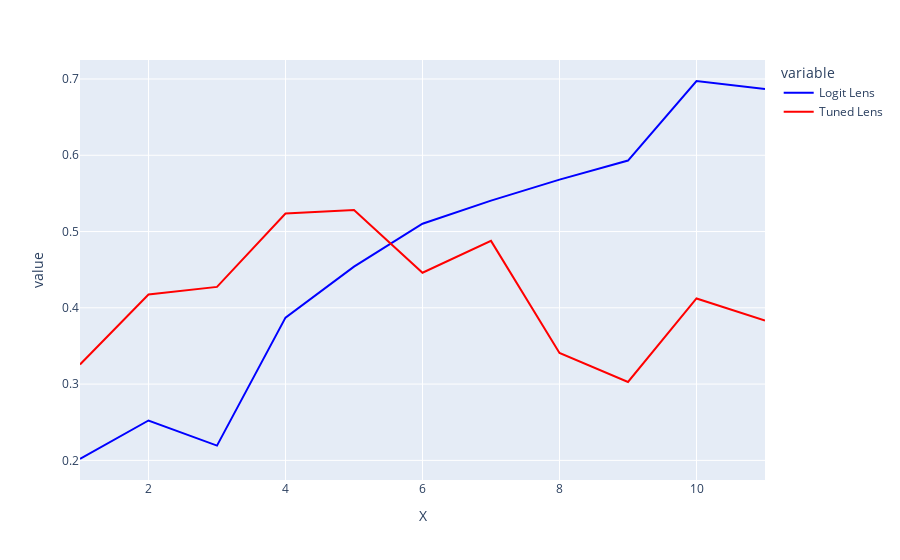

Source (notebook cell):
### Code cell
import torch
import plotly.express as px

# Create PyTorch tensors
tensor1 = torch.mean(simil_logit_lens, dim=0)
tensor2 = torch.mean(simil_tuned_lens, dim=0)

# Create a DataFrame with the data
import pandas as pd
df = pd.DataFrame({
    'X': range(1, len(tensor1) + 1),
    'Logit Lens': tensor1.cpu().detach().numpy(),
    'Tuned Lens': tensor2.cpu().detach().numpy()
})

# Plot the lines with color
fig = px.line(df, x='X', y=['Logit Lens', 'Tuned Lens'], color_discrete_map={'Logit Lens': 'blue', 'Tuned Lens': 'red'})

# Show the plot
fig.show()

### Figure 1 — Plotly figure (JSON) as saved in the notebook; plotly's stock layout.template omitted (floating-point values rounded to 4 significant figures)
{"data": [{"hovertemplate": "variable=Logit Lens<br>X=%{x}<br>value=%{y}<extra></extra>", "legendgroup": "Logit Lens", "line": {"color": "blue", "dash": "solid"}, "marker": {"symbol": "circle"}, "mode": "lines", "name": "Logit Lens", "orientation": "v", "showlegend": true, "type": "scatter", "x": [1, 2, 3, 4, 5, 6, 7, 8, 9, 10, 11], "xaxis": "x", "y": [0.2018, 0.2523, 0.2193, 0.3872, 0.4541, 0.5103, 0.5406, 0.568, 0.593, 0.6974, 0.6869], "yaxis": "y"}, {"hovertemplate": "variable=Tuned Lens<br>X=%{x}<br>value=%{y}<extra></extra>", "legendgroup": "Tuned Lens", "line": {"color": "red", "dash": "solid"}, "marker": {"symbol": "circle"}, "mode": "lines", "name": "Tuned Lens", "orientation": "v", "showlegend": true, "type": "scatter", "x": [1, 2, 3, 4, 5, 6, 7, 8, 9, 10, 11], "xaxis": "x", "y": [0.3258, 0.4174, 0.4274, 0.5236, 0.5282, 0.446, 0.4878, 0.3409, 0.3028, 0.4123, 0.3834], "yaxis": "y"}], "layout": {"legend": {"title": {"text": "variable"}, "tracegroupgap": 0}, "margin": {"t": 60}, "xaxis": {"anchor": "y", "domain": [0, 1], "title": {"text": "X"}}, "yaxis": {"anchor": "x", "domain": [0, 1], "title": {"text": "value"}}}}
